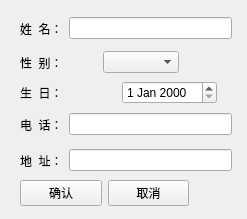
<?xml version="1.0" encoding="UTF-8"?>
<ui version="4.0">
 <class>MemberRegisterWidget</class>
 <widget class="QWidget" name="MemberRegisterWidget">
  <property name="geometry">
   <rect>
    <x>0</x>
    <y>0</y>
    <width>247</width>
    <height>219</height>
   </rect>
  </property>
  <property name="windowTitle">
   <string>Form</string>
  </property>
  <widget class="QWidget" name="layoutWidget_2">
   <property name="geometry">
    <rect>
     <x>20</x>
     <y>112</y>
     <width>212</width>
     <height>25</height>
    </rect>
   </property>
   <layout class="QHBoxLayout" name="horizontalLayout_10">
    <item>
     <widget class="QLabel" name="Tel_label">
      <property name="text">
       <string>电  话：</string>
      </property>
     </widget>
    </item>
    <item>
     <widget class="QLineEdit" name="Tel_lineEdit"/>
    </item>
   </layout>
  </widget>
  <widget class="QWidget" name="layoutWidget">
   <property name="geometry">
    <rect>
     <x>20</x>
     <y>180</y>
     <width>169</width>
     <height>26</height>
    </rect>
   </property>
   <layout class="QHBoxLayout" name="horizontalLayout_12">
    <item>
     <widget class="QPushButton" name="Confirm_pushButton">
      <property name="text">
       <string>确认</string>
      </property>
     </widget>
    </item>
    <item>
     <widget class="QPushButton" name="Cancel_pushButton">
      <property name="text">
       <string>取消</string>
      </property>
     </widget>
    </item>
   </layout>
  </widget>
  <widget class="QWidget" name="layoutWidget_5">
   <property name="geometry">
    <rect>
     <x>20</x>
     <y>50</y>
     <width>159</width>
     <height>25</height>
    </rect>
   </property>
   <layout class="QHBoxLayout" name="horizontalLayout_9">
    <item>
     <widget class="QLabel" name="Agenda_label">
      <property name="text">
       <string>性  别：</string>
      </property>
     </widget>
    </item>
    <item>
     <widget class="QComboBox" name="Agenda_comboBox"/>
    </item>
   </layout>
  </widget>
  <widget class="QWidget" name="layoutWidget_8">
   <property name="geometry">
    <rect>
     <x>20</x>
     <y>148</y>
     <width>212</width>
     <height>25</height>
    </rect>
   </property>
   <layout class="QHBoxLayout" name="horizontalLayout_11">
    <item>
     <widget class="QLabel" name="Address_label">
      <property name="text">
       <string>地  址：</string>
      </property>
     </widget>
    </item>
    <item>
     <widget class="QLineEdit" name="Address_lineEdit"/>
    </item>
   </layout>
  </widget>
  <widget class="QWidget" name="layoutWidget_6">
   <property name="geometry">
    <rect>
     <x>20</x>
     <y>16</y>
     <width>212</width>
     <height>25</height>
    </rect>
   </property>
   <layout class="QHBoxLayout" name="horizontalLayout_13">
    <item>
     <widget class="QLabel" name="Name_label">
      <property name="text">
       <string>姓  名：</string>
      </property>
     </widget>
    </item>
    <item>
     <widget class="QLineEdit" name="Name_lineEdit"/>
    </item>
   </layout>
  </widget>
  <widget class="QWidget" name="layoutWidget">
   <property name="geometry">
    <rect>
     <x>20</x>
     <y>80</y>
     <width>197</width>
     <height>26</height>
    </rect>
   </property>
   <layout class="QHBoxLayout" name="horizontalLayout">
    <item>
     <widget class="QLabel" name="Birthday_label">
      <property name="text">
       <string>生  日：</string>
      </property>
     </widget>
    </item>
    <item>
     <widget class="QDateEdit" name="Birthday_dateEdit"/>
    </item>
   </layout>
  </widget>
 </widget>
 <resources/>
 <connections/>
</ui>
